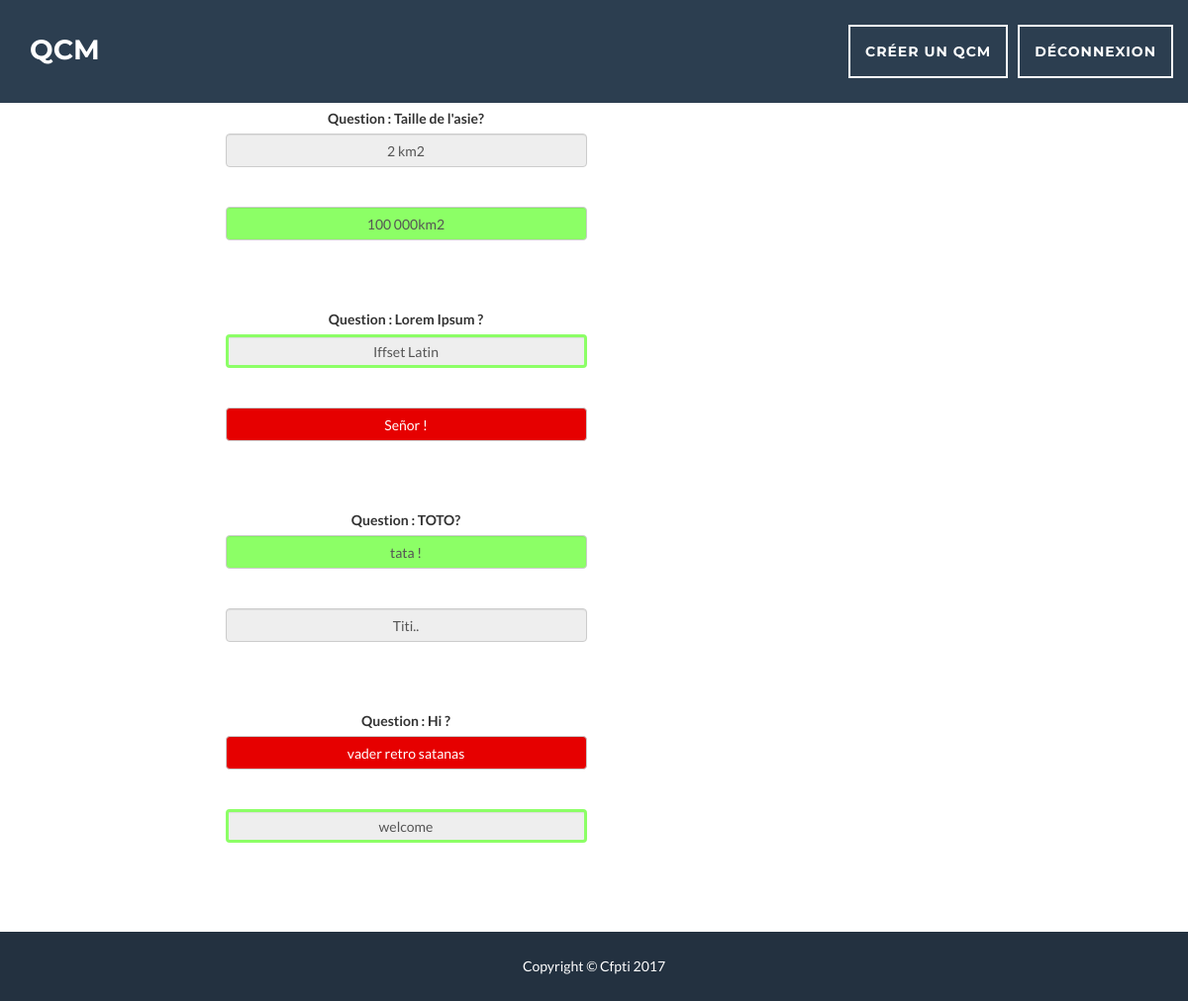
Page /evalResult.php?idQcm=1 (signed in) on the earlier database version.
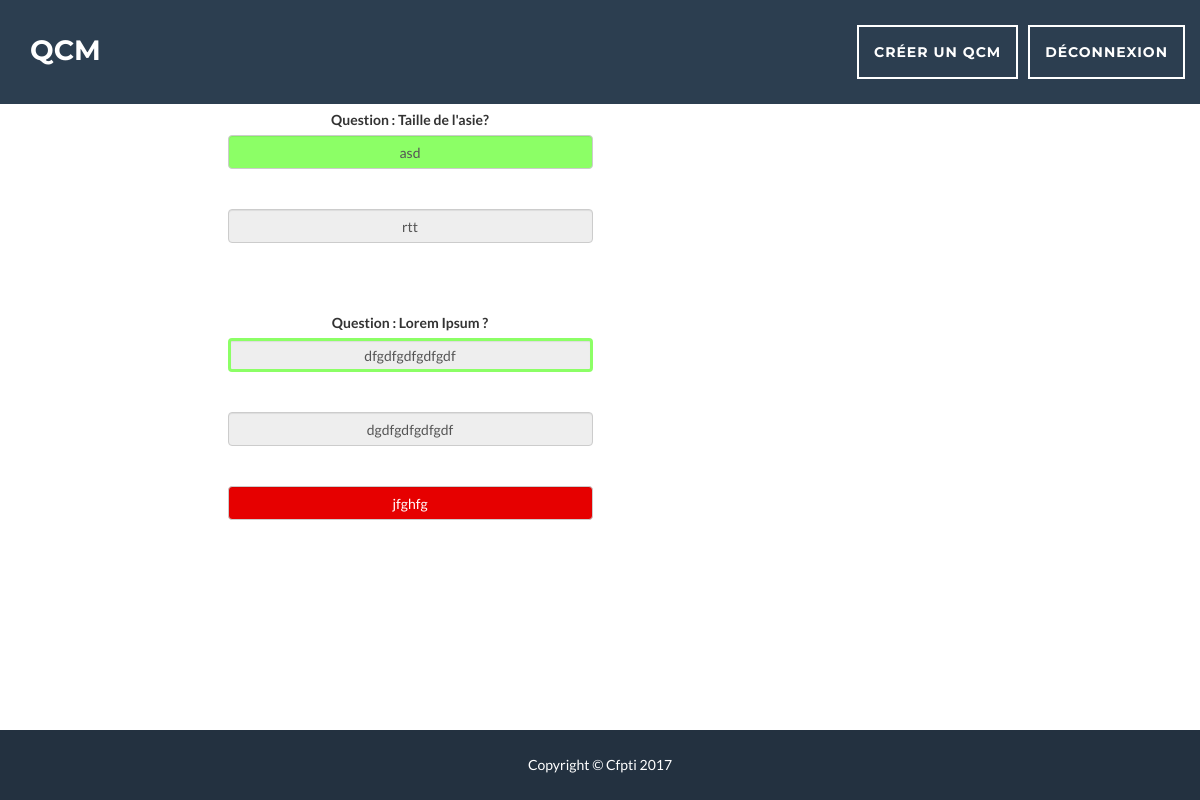
Same page on the later database version.
### tables this page shows
CREATE TABLE `question` (
  `id_question` int(11) NOT NULL,
  `question` text NOT NULL,
  `id_qcm` int(11) NOT NULL
);

CREATE TABLE `answer` (
  `id_answer` int(11) NOT NULL,
  `answer` text NOT NULL,
  `right_answer` tinyint(1) NOT NULL,
  `id_question` int(11) NOT NULL
);

### qcmDao.inc.php (called while the page is built, shortened)
<?php
class QcmPdo{
    public static function GetPdo(){
        try {
            if (!isset($dbPdo)) {
                $dbc = new PDO("mysql:host=" . DB_HOST . ";dbname=" . DB_NAME , DB_USER, DB_PWD, array(
                PDO::MYSQL_ATTR_INIT_COMMAND => 'SET NAMES utf8',
                PDO::ATTR_PERSISTENT => true));
            }
        } catch (PDOException $e) {
            print "Erreur !: " . $e->getMessage() . "<br/>";
            die();
        }
        return $dbc;
    }
}
class UserDao{
    public static function GetAnswerFromUserById($idUser, $idQcm, $idQuestion){
        $req = "SELECT answer.id_answer, answer.answer, answer.right_answer, answer.id_question FROM user JOIN user_has_answer ON user_has_answer.id_user = user.id_user JOIN answer ON answer.id_answer = user_has_answer.id_answer JOIN question ON question.id_question = answer.id_question JOIN qcm ON qcm.id_qcm = question.id_qcm WHERE user.id_user = :idUser AND qcm.id_qcm = :idQcm AND question.id_question = :idQuestion";
        $sql = QcmPdo::GetPdo()->prepare($req);
        $sql->bindParam(':idUser', $idUser);
        $sql->bindParam(':idQcm', $idQcm);
        $sql->bindParam(':idQuestion', $idQuestion);
        $sql->execute();
        return $sql->fetchAll(PDO::FETCH_ASSOC);
    }
}
class QcmDao {
    public static function GetQuestionsByIdQcm($idQcm){
        $req = "SELECT question.id_question, question.question, question.id_qcm FROM question WHERE question.id_qcm = :id";
        $sql = QcmPdo::GetPdo()->prepare($req);
        $sql->bindParam(':id', $idQcm);
        $sql->execute();
        return $sql->fetchAll(PDO::FETCH_ASSOC);
    }
    public static function GetAnswersByIdQuestion($idQuestion){
        $req = "SELECT id_answer, answer, right_answer, id_question FROM answer WHERE id_question = :id";
        $sql = QcmPdo::GetPdo()->prepare($req);
        $sql->bindParam(':id', $idQuestion);
        $sql->execute();
        return $sql->fetchAll(PDO::FETCH_ASSOC);
    }
}

### evalResult.php (the view, shortened to what the changed rows need)
<?php
include_once("qcmDao.inc.php");
?>
<!DOCTYPE html>
<html>
    <head>
        <link href="TemplateQCM/vendor/bootstrap/css/bootstrap.min.css" rel="stylesheet">
        <link href="TemplateQCM/css/freelancer.min.css" rel="stylesheet">
        <link href="Template QCM/vendor/font-awesome/css/font-awesome.min.css" rel="stylesheet" type="text/css">
        <link rel="stylesheet" href="TemplateQCM/css/style.css" type="text/css">
    </head>
    <body>
        <section>
            <?php foreach (QcmDao::GetQuestionsByIdQcm($_GET['idQcm']) as $question) { ?>
                <div class="container" >
                    <div id="div" class="col-xs-6 col-sm-6 col-md-8">
                        <label>Question : <?php echo $question['question']; ?></label>
                        <?php
                        foreach (QcmDao::GetAnswersByIdQuestion($question['id_question']) as $answer) {
                            if(isset($_GET['idUser']))
                                $ansU = UserDao::GetAnswerFromUserById($_GET['idUser'], $_GET['idQcm'], $question['id_question']);
                            else
                                $ansU = UserDao::GetAnswerFromUserById($_SESSION['IdUser'], $_GET['idQcm'], $question['id_question']);
                                    ?>
                                    <?php
                            foreach ($ansU as $answerUser) {
                                if ($answer['id_answer'] == $answerUser['id_answer']) {
                                    if ($answer['right_answer'] == true) {
                                        ?>
                                        <input id="answerQCM" class="form-control" type="text" name="nameQcm" readonly value="<?php echo $answer['answer']; ?>" style="background-color: #8cff66;"><br>
                                        <?php
                                    } else {
                                        ?>
                                        <input id="answerQCM" class="form-control" type="text" name="nameQcm" readonly value="<?php echo $answer['answer']; ?>" style="background-color: #e60000; color: white;"><br>
                                        <?php
                                    }
                                } else {
                                    if ($answer['right_answer'] == true) {
                                        ?>
                                        <input id="answerQCM" class="form-control" type="text" name="nameQcm" readonly value="<?php echo $answer['answer']; ?>"style="border: solid 3px #8cff66;"><br>
                                        <?php
                                    } else {
                                        ?>
                                        <input id="answerQCM" class="form-control" type="text" name="nameQcm" readonly value="<?php echo $answer['answer']; ?>"><br>
                                        <?php
                                    }
                                }
                            }
                        }
                        ?>
                        <br>
                    </div>
                    <div class="col-xs-6 col-sm-6 col-md-4">
                    </div>
                </div>
            <?php } ?>
        </section>
    </body>
</html>

Differences in the rows shown:
removed answer: nameQcm "2 km2"
removed answer: nameQcm "100 000km2"
removed answer: nameQcm "Iffset Latin"
removed answer: nameQcm "Señor !"
removed question: question "TOTO?"
removed answer: nameQcm "tata !"
removed answer: nameQcm "Titi.."
removed question: question "Hi ?"
removed answer: nameQcm "vader retro satanas"
removed answer: nameQcm "welcome"
added answer: nameQcm "asd"
added answer: nameQcm "rtt"
added answer: nameQcm "dfgdfgdfgdfgdf"
added answer: nameQcm "jfghfg"
added answer: nameQcm "dgdfgdfgdfgdf"
